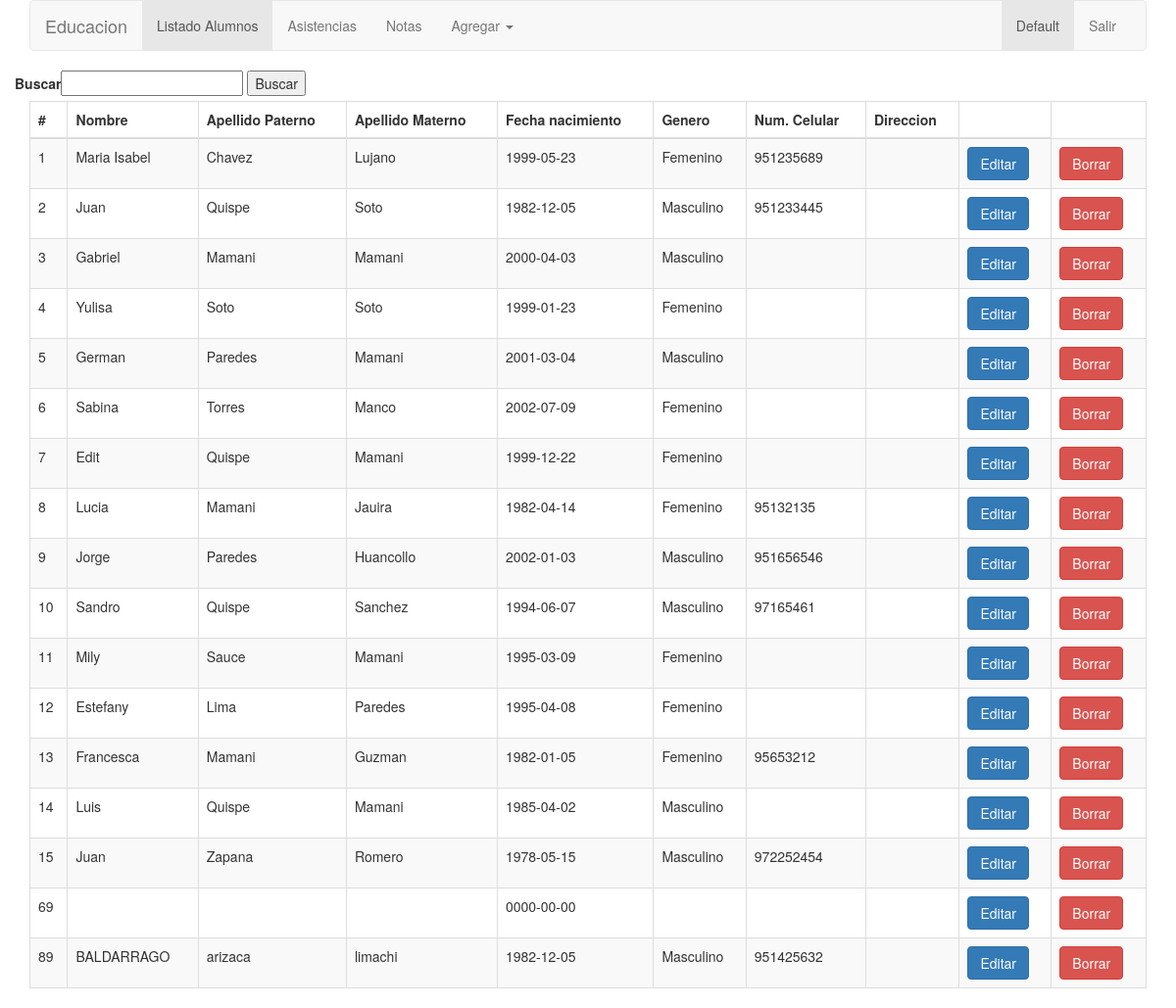
The page /Views/listado.php on the database its author committed.
### tables this page shows
CREATE TABLE `alumnos` (
  `idalumnos` int(11) NOT NULL AUTO_INCREMENT,
  `dni` varchar(8) NOT NULL,
  `nombres` varchar(60) NOT NULL,
  `paterno` varchar(60) NOT NULL,
  `materno` varchar(60) NOT NULL,
  `fecNacimiento` date NOT NULL,
  `genero` varchar(15) NOT NULL,
  `celular` varchar(15) NOT NULL,
  `email` varchar(70) NOT NULL,
  `direccion` varchar(200) DEFAULT NULL,
  PRIMARY KEY (`idalumnos`),
  UNIQUE KEY `dni_UNIQUE` (`dni`)
);

### Core/Conexion.php (called while the page is built, shortened)
<?php
class Conexion {
	public function Conectar() {
		$mysqli = new \mysqli("localhost","root","admin","educacion");
		$mysqli->set_charset("utf8");
		return $mysqli;
	}
}
?>

### Models/AlumnoClass.php (called while the page is built, shortened)
<?php
	class Alumno
	{
		private $mysqli;
		function __construct()
		{
			require_once "../Core/Conexion.php";
			$conn = new Conexion();
			$this->mysqli = $conn->Conectar();
			return $this->mysqli;
		}
		public function ListaCompleta(){
			$sql = "SELECT idalumnos,dni,nombres,paterno,materno,fecNacimiento,genero,celular,email,direccion FROM alumnos";
			$data = $this->mysqli->query($sql);
			return $data;
		}
	}
 ?>

### Controllers/ListadoController.php (called while the page is built)
<?php
	function devolverLista(){
		include "../Models/AlumnoClass.php";
		$alumno = new Alumno();
		$data = $alumno->ListaCompleta();
		return $data;
	}
 ?>

### Views/listado.php (the view)
<?php include_once "header.php";
	  include_once "../Controllers/ListadoController.php";
	  $data = devolverLista();
?>
<div class="container">
	<div class="row">
		<form action="" method="get" accept-charset="utf-8">
			<label>Buscar<input type="text" name="nombre"></label>
			<button type="submit">Buscar</button>
		</form>
	</div>
	<div class="row">
		<div class="col-md-12">
			<table class="table table-bordered table-striped">
			    <thead>
			        <tr>
			            <th>#</th>
			            <th>Nombre</th>
			            <th>Apellido Paterno</th>
			            <th>Apellido Materno</th>
			            <th>Fecha nacimiento</th>
			            <th>Genero</th>
			            <th>Num. Celular</th>
			            <th>Direccion</th>
			            <th></th>
			        </tr>
			    </thead>
			    <tbody>
			    	<?php
						while ($row = $data->fetch_assoc()) {
					 ?>
			        <tr>
			            <td><?php echo $row['idalumnos'];?></td>
			            <td><?php echo $row['nombres'];?></td>
			            <td><?php echo $row['paterno'];?></td>
			            <td><?php echo $row['materno'];?></td>
			            <td><?php echo $row['fecNacimiento'];?></td>
			            <td><?php echo $row['genero'];?></td>
			            <td><?php echo $row['celular'];?></td>
			            <td><?php echo $row['direccion'];?></td>
			            <td><a href="#" class="btn btn-primary">Editar</a></td>
			            <td><a href="#" class="btn btn-danger">Borrar</a></td>
			        </tr>
			        <?php
			        	}
			        ?>
			    </tbody>
			</table>
		</div>
	</div>
</div>

### Views/header.php (shortened to what this page needs)
<!DOCTYPE html>
<html>
<head>
	<link rel="stylesheet" href="css/bootstrap.min.css">
</head>
<body>
	 <div class="container">
      <nav class="navbar navbar-default">
        <div class="container-fluid">
          <div class="navbar-header">
            <a class="navbar-brand" href="index.php">Educacion</a>
          </div>
          <div id="navbar" class="navbar-collapse collapse">
            <ul class="nav navbar-nav">
              <li class="active"><a href="listado.php">Listado Alumnos</a></li>
              <li><a href="#">Asistencias</a></li>
              <li><a href="#">Notas</a></li>
              <li class="dropdown">
                <a href="#" class="dropdown-toggle" data-toggle="dropdown" role="button" aria-haspopup="true" aria-expanded="false">Agregar <span class="caret"></span></a>
              </li>
            </ul>
            <ul class="nav navbar-nav navbar-right">
              <li class="active"><a href="#">Default<span class="sr-only">(current)</span></a></li>
              <li><a href="#">Salir</a></li>
            </ul>
          </div>
        </div>
      </nav>
    </div>

### rows shown on the page
alumnos: idalumnos "1", nombres "Maria Isabel", paterno "Chavez", materno "Lujano", fecNacimiento "1999-05-23", genero "Femenino", celular "951235689"
alumnos: idalumnos "2", nombres "Juan", paterno "Quispe", materno "Soto", fecNacimiento "1982-12-05", genero "Masculino", celular "951233445"
alumnos: idalumnos "3", nombres "Gabriel", paterno "Mamani", materno "Mamani", fecNacimiento "2000-04-03", genero "Masculino"
alumnos: idalumnos "4", nombres "Yulisa", paterno "Soto", materno "Soto", fecNacimiento "1999-01-23", genero "Femenino"
alumnos: idalumnos "5", nombres "German", paterno "Paredes", materno "Mamani", fecNacimiento "2001-03-04", genero "Masculino"
alumnos: idalumnos "6", nombres "Sabina", paterno "Torres", materno "Manco", fecNacimiento "2002-07-09", genero "Femenino"
alumnos: idalumnos "7", nombres "Edit", paterno "Quispe", materno "Mamani", fecNacimiento "1999-12-22", genero "Femenino"
alumnos: idalumnos "8", nombres "Lucia", paterno "Mamani", materno "Jauira", fecNacimiento "1982-04-14", genero "Femenino", celular "95132135"
alumnos: idalumnos "9", nombres "Jorge", paterno "Paredes", materno "Huancollo", fecNacimiento "2002-01-03", genero "Masculino", celular "951656546"
alumnos: idalumnos "10", nombres "Sandro", paterno "Quispe", materno "Sanchez", fecNacimiento "1994-06-07", genero "Masculino", celular "97165461"
alumnos: idalumnos "11", nombres "Mily", paterno "Sauce", materno "Mamani", fecNacimiento "1995-03-09", genero "Femenino"
alumnos: idalumnos "12", nombres "Estefany", paterno "Lima", materno "Paredes", fecNacimiento "1995-04-08", genero "Femenino"
alumnos: idalumnos "13", nombres "Francesca", paterno "Mamani", materno "Guzman", fecNacimiento "1982-01-05", genero "Femenino", celular "95653212"
alumnos: idalumnos "14", nombres "Luis", paterno "Quispe", materno "Mamani", fecNacimiento "1985-04-02", genero "Masculino"
alumnos: idalumnos "15", nombres "Juan", paterno "Zapana", materno "Romero", fecNacimiento "1978-05-15", genero "Masculino", celular "972252454"
alumnos: idalumnos "69", fecNacimiento "0000-00-00"
alumnos: idalumnos "89", nombres "BALDARRAGO", paterno "arizaca", materno "limachi", fecNacimiento "1982-12-05", genero "Masculino", celular "951425632"
